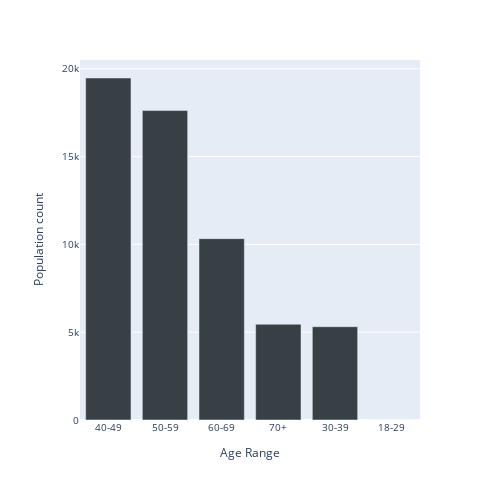

The notebook cell saved with this chart:
### Markdown cell above
Age distribution

### Code cell
bins = [18, 30, 40, 50, 60, 70, 120]
labels = ['18-29', '30-39', '40-49', '50-59', '60-69', '70+']
df['agerange'] = pd.cut(df.Age, bins, labels = labels,include_lowest = True)

age_distribution = df['agerange'].value_counts().to_frame().reset_index()

age_distribution.columns = ['Age Range','Population count']

fig = px.bar(age_distribution, x='Age Range', y='Population count', color_discrete_sequence=['#374045'])
fig.update_layout(
    autosize=True,
    width=500,
    height=500,
    font=dict(size=10))
fig.show()

### Figure 1 — Plotly figure (JSON) as saved in the notebook; plotly's stock layout.template omitted (floating-point values rounded to 4 significant figures)
{"data": [{"alignmentgroup": "True", "hovertemplate": "Age Range=%{x}<br>Population count=%{y}<extra></extra>", "legendgroup": "", "marker": {"color": "#374045", "pattern": {"shape": ""}}, "name": "", "offsetgroup": "", "orientation": "v", "showlegend": false, "textposition": "auto", "type": "bar", "x": ["40-49", "50-59", "60-69", "70+", "30-39", "18-29"], "xaxis": "x", "y": [19475, 17621, 10328, 5452, 5313, 0], "yaxis": "y"}], "layout": {"autosize": true, "barmode": "relative", "font": {"size": 10}, "height": 500, "legend": {"tracegroupgap": 0}, "margin": {"t": 60}, "width": 500, "xaxis": {"anchor": "y", "autorange": true, "domain": [0, 1], "range": [-0.5, 5.5], "title": {"text": "Age Range"}, "type": "category"}, "yaxis": {"anchor": "x", "autorange": true, "domain": [0, 1], "range": [0, 20500], "title": {"text": "Population count"}, "type": "linear"}}}
